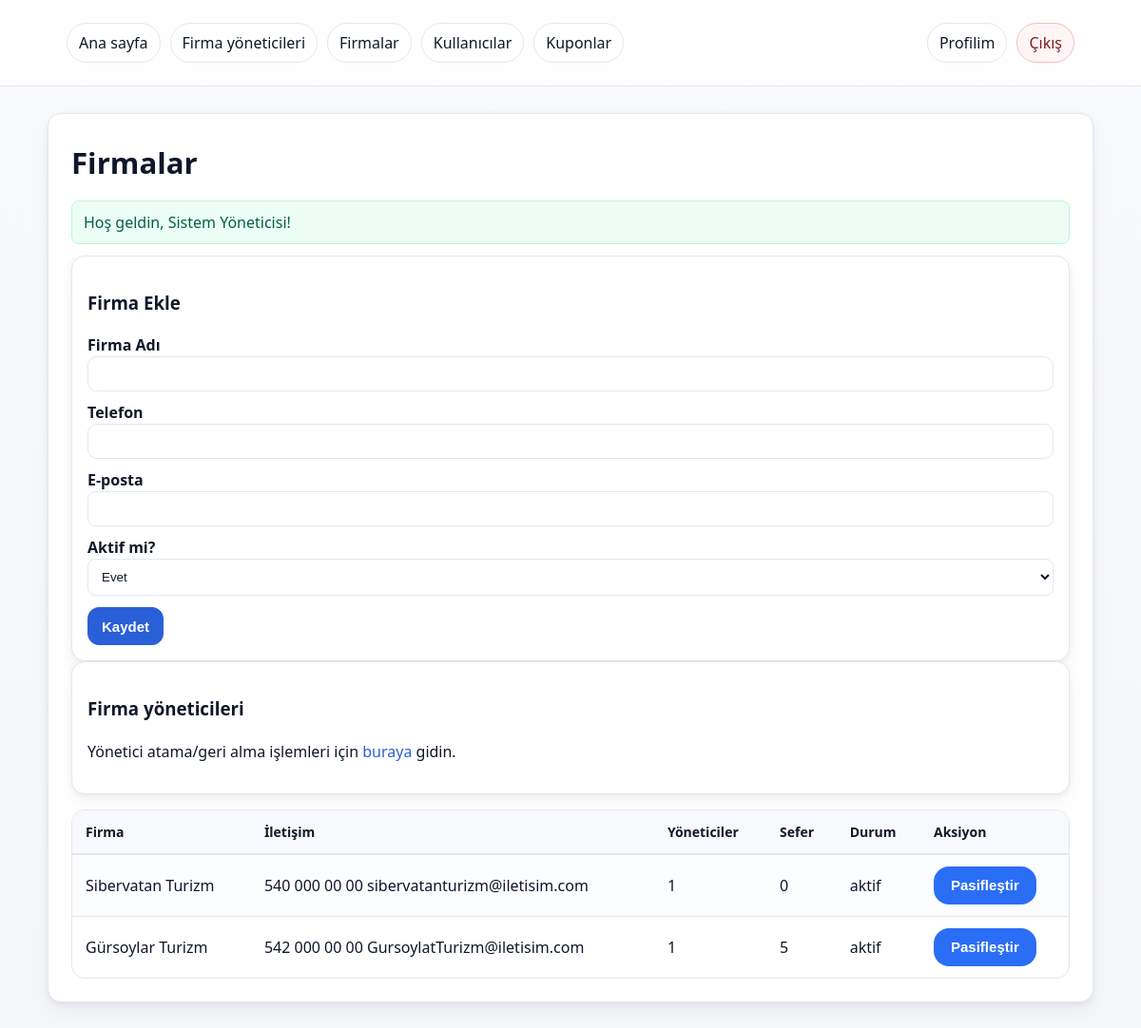
The page /pages/firmalar.php (signed in) on the database its author committed.
### tables this page shows
CREATE TABLE firms (
        id         INTEGER PRIMARY KEY AUTOINCREMENT,
        name       TEXT    NOT NULL UNIQUE,
        phone      TEXT,
        email      TEXT,
        is_active  INTEGER NOT NULL DEFAULT 1,
        created_at TEXT    NOT NULL DEFAULT (datetime('now'))
    );

### inc/helpers.php (called while the page is built, shortened)
<?php
function e(?string $s): string {
    return htmlspecialchars((string)$s, ENT_QUOTES, 'UTF-8');
}

### inc/auth.php (called while the page is built, shortened)
<?php
function current_user(): ?array {
    return $_SESSION['user'] ?? null;
}

### pages/firmalar.php (the view, shortened to what this page needs)
<?php
require __DIR__ . '/../inc/auth.php';
require __DIR__ . '/../inc/nav.php';
$pdo = db();
$flash = $_SESSION['flash'] ?? [];
$firmalar = $pdo->query("
    SELECT
      f.id, f.name, f.phone, f.email, f.is_active, f.created_at,
      (SELECT COUNT(*) FROM users u WHERE u.firm_id=f.id AND u.role='firm_admin') AS admin_sayisi,
      (SELECT COUNT(*) FROM trips t WHERE t.firm_id=f.id) AS sefer_sayisi
    FROM firms f
    ORDER BY f.created_at DESC, f.id DESC
")->fetchAll();
?>
<!doctype html>
<html lang="tr">
<head>
  <link rel="stylesheet" href="<?= e(BASE_URL) ?>/css/styles.css">
</head>
<body>
  <?= nav_html(); ?>
  <main class="container" style="padding:28px 0">
    <section class="card" style="max-width:1100px">
      <h1>Firmalar</h1>
      <?php foreach ($flash as $f): ?>
        <div class="alert <?= $f['t']==='success'?'alert-success':'alert-error' ?>"><?= e($f['m']) ?></div>
      <?php endforeach; ?>
      <div class="grid-two" style="margin-bottom:16px">
        <div class="card" style="padding:16px">
          <h3>Firma Ekle</h3>
          <form method="post" class="form">
            <label>Firma Adı
              <input name="name" required maxlength="200" value="<?= e($_POST['name'] ?? '') ?>">
            </label>
            <label>Telefon
              <input name="phone" maxlength="50" value="<?= e($_POST['phone'] ?? '') ?>">
            </label>
            <label>E-posta
              <input type="email" name="email" maxlength="200" value="<?= e($_POST['email'] ?? '') ?>">
            </label>
            <label>Aktif mi?
              <select name="is_active">
                <option value="1" selected>Evet</option>
              </select>
            </label>
            <div class="form-actions">
              <button type="submit">Kaydet</button>
            </div>
          </form>
        </div>
        <div class="card" style="padding:16px">
          <h3>Firma yöneticileri</h3>
          <p>Yönetici atama/geri alma işlemleri için <a class="brand" href="<?= e(BASE_URL) ?>/pages/admin_firma_adminleri.php">buraya</a> gidin.</p>
        </div>
      </div>
      <div style="overflow:auto">
        <table>
          <thead>
            <tr>
              <th>Firma</th>
              <th>İletişim</th>
              <th>Yöneticiler</th>
              <th>Sefer</th>
              <th>Durum</th>
              <th>Aksiyon</th>
            </tr>
          </thead>
          <tbody>
            <?php if (!$firmalar): ?>
              <tr><td colspan="6">Kayıt yok.</td></tr>
            <?php else: ?>
              <?php foreach ($firmalar as $r): ?>
              <tr>
                <td><?= e($r['name']) ?></td>
                <td><?= e(trim($r['phone'] . ' ' . $r['email'])) ?></td>
                <td><?= e((string)$r['admin_sayisi']) ?></td>
                <td><?= e((string)$r['sefer_sayisi']) ?></td>
                <td><?= $r['is_active'] ? 'aktif' : 'pasif' ?></td>
                <td>
                  <form method="post" style="display:inline">
                    <button class="btn"><?= $r['is_active']? 'Pasifleştir':'Aktifleştir' ?></button>
                  </form>
                </td>
              </tr>
              <?php endforeach; ?>
            <?php endif; ?>
          </tbody>
        </table>
      </div>
    </section>
  </main>
</body>
</html>

### css/styles.css (style rules this page uses)
:root { --bg: #f4f6fa; --bg-grad: #f8f9fd; --surface: #ffffff; --text: #0f172a; --muted: #667085; --border: #e5e7eb; --primary: #2e6be6; --primary-600:#2059cc; --primary-50: #eef3ff; --success: #16a34a; --danger: #e54848; --shadow: 0 10px 20px rgba(2,6,23,.04), 0 2px 6px rgba(2,6,23,.06); --radius: 14px; --radius-sm: 10px; }
* { box-sizing:border-box }
html,body { height:100% }
body { margin:0; font-family: ui-sans-serif, system-ui, -apple-system, "Segoe UI", Roboto, "Helvetica Neue", Arial; color:var(--text); background: linear-gradient(180deg, var(--bg-grad) 0%, var(--bg) 100%); line-height:1.5; }
a { color:var(--primary); text-decoration:none }
.container { max-width:1100px;margin:0 auto;padding:24px 20px }
.card { background:var(--surface); border:1px solid var(--border); border-radius:var(--radius); box-shadow:var(--shadow); padding:24px; }
h1 { font-size:clamp(28px,2.6vw,40px);margin:4px 0 16px }
button, .btn { appearance:none; border:1px solid var(--primary); background:var(--primary); color:#fff; padding:9px 14px; border-radius:10px; font-weight:600; cursor:pointer; transition:all .15s ease; }
label { display:grid; gap:6px; color:var(--text); font-weight:600 }
input, select, textarea { width:100%; padding:10px 12px; border:1px solid var(--border); border-radius:10px; background:#fff; color:var(--text); outline:none; transition:border-color .15s, box-shadow .15s; }
input::placeholder, textarea::placeholder { color:#9aa4b2 }
table { width:100%; border-collapse:separate; border-spacing:0; background:#fff; border:1px solid var(--border); border-radius:var(--radius); overflow:hidden; }
thead th { text-align:left; font-size:14px; color:#111827; background:#f7f9fc; border-bottom:1px solid var(--border); padding:12px 14px; }
tbody td { padding:12px 14px; border-top:1px solid var(--border) }
tbody tr:nth-child(odd) { background:#fbfdff }
.alert { padding:12px 14px; border-radius:var(--radius-sm); border:1px solid var(--border); background:#fff; margin:10px 0; }
.alert-success { border-color:#86efac; background:#ecfdf5; color:#065f46 }
button, .btn { display:inline-flex; align-items:center; justify-content:center; gap:8px; height:40px; padding:0 14px; font-size:15px; line-height:1; white-space:nowrap; border-radius:12px; }
.btn-row, .form-actions { display:flex; flex-wrap:wrap; gap:8px; }
:root { --primary: #2a60d7; --primary-600:#1d4fc1; }
.form label { display:block; margin-bottom:10px; }
.form input[type="text"], .form input[type="email"], .form input[type="password"], .form input[type="date"], .form select { width:100%; padding:10px; border:1px solid #e2e8f0; border-radius:8px; box-sizing:border-box; }
.form-actions { display:flex; gap:12px; align-items:center; margin-top:12px; }
.btn { padding:10px 18px; border-radius:16px; background:#2b6ef6; color:white; text-decoration:none; border:none; display:inline-block; }
.alert { padding:10px 12px; border-radius:8px; margin-bottom:12px; }
.alert-success { background:#ecfdf5; color:#065f46; border:1px solid #bbf7d0; }

### rows shown on the page
firms: name "Sibervatan Turizm", phone+email "540 000 00 00 sibervatanturizm@iletisim.com", admin_sayisi "1", sefer_sayisi "0", is_active "aktif"
firms: name "Gürsoylar Turizm", phone+email "542 000 00 00 GursoylatTurizm@iletisim.com", admin_sayisi "1", sefer_sayisi "5", is_active "aktif"

### other values the page prints
$f['m'] "Hoş geldin, Sistem Yöneticisi!"
